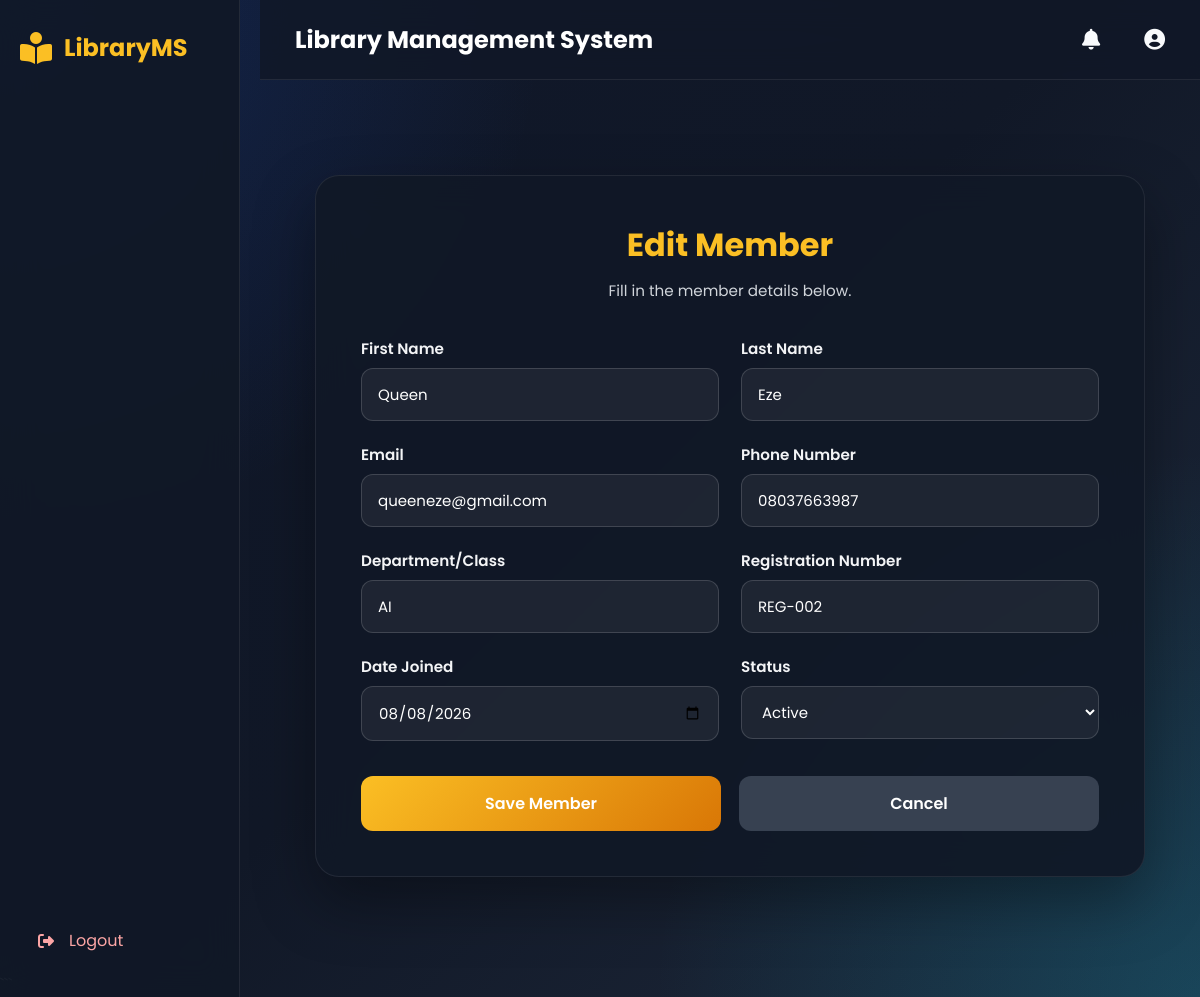
Screenshot of /members/edit/2/ with the database file from the repository.
### members/models.py (models this page shows, shortened)
class Member(models.Model):
    STATUS_CHOICES = [
        ("Active", "Active"),
        ("Inactive", "Inactive"),
    ]
    first_name = models.CharField(max_length=100, default="")
    last_name = models.CharField(max_length=100, default="")
    email = models.EmailField(unique=True)
    phone_number = models.CharField(max_length=20)
    department = models.CharField(max_length=100)
    registration_number = models.CharField(max_length=50, unique=True)
    date_joined = models.DateField(default=date.today)
    status = models.CharField(max_length=20, choices=STATUS_CHOICES, default="Active")

### members/views.py (the view)
# urls.py: path("edit/<int:pk>/", views.edit_member, name="edit_member"),
def edit_member(request, pk):
    member = get_object_or_404(Member, pk=pk)
    if request.method == "POST":
        form = MemberForm(request.POST, instance=member)
        if form.is_valid():
            form.save()
            return redirect("member_list")
    else:
        form = MemberForm(instance=member)
    return render(request, "members/member_form.html", {"form": form})

### members/forms.py
class MemberForm(forms.ModelForm):
    class Meta:
        model = Member
        fields = [
            "first_name",
            "last_name",
            "email",
            "phone_number",
            "department",
            "registration_number",
            "date_joined",
            "status",
        ]
        widgets = {
            "first_name": forms.TextInput(attrs={"placeholder": "First name"}),
            "last_name": forms.TextInput(attrs={"placeholder": "Last name"}),
            "email": forms.EmailInput(attrs={"placeholder": "member@example.com"}),
            "phone_number": forms.TextInput(attrs={"placeholder": "Phone number"}),
            "department": forms.TextInput(attrs={"placeholder": "Department or class"}),
            "registration_number": forms.TextInput(attrs={"placeholder": "e.g. REG-001"}),
            "date_joined": forms.DateInput(attrs={"type": "date"}),
        }

### templates/members/member_form.html (shortened to what this page needs)
{% extends "base.html" %}
{% load static %}
{% block extra_css %}
<link rel="stylesheet" href="{% static 'css/member/member_form.css' %}">
{% endblock %}
{% block content %}
<div class="book-form-container">
    <div class="book-card">
        <h1>
            {% if form.instance.pk %}
                Edit Member
            {% else %}
                Add New Member
            {% endif %}
        </h1>
        <p>Fill in the member details below.</p>
        <form method="POST">
            <div class="form-grid">
                <div class="form-group">
                    <label for="id_first_name">First Name</label>
                    {{ form.first_name }}
                </div>
                <div class="form-group">
                    <label for="id_last_name">Last Name</label>
                    {{ form.last_name }}
                </div>
                <div class="form-group">
                    <label for="id_email">Email</label>
                    {{ form.email }}
                </div>
                <div class="form-group">
                    <label for="id_phone_number">Phone Number</label>
                    {{ form.phone_number }}
                </div>
                <div class="form-group">
                    <label for="id_department">Department/Class</label>
                    {{ form.department }}
                </div>
                <div class="form-group">
                    <label for="id_registration_number">Registration Number</label>
                    {{ form.registration_number }}
                </div>
                <div class="form-group">
                    <label for="id_date_joined">Date Joined</label>
                    {{ form.date_joined }}
                </div>
                <div class="form-group">
                    <label for="id_status">Status</label>
                    {{ form.status }}
                </div>
            </div>
            <div class="form-buttons">
                <button type="submit" class="save-btn">Save Member</button>
                <a href="{% url 'member_list' %}" class="cancel-btn">Cancel</a>
            </div>
        </form>
    </div>
</div>
{% endblock %}

### static/css/base.css (style rules this page uses)
* { margin:0; padding:0; box-sizing:border-box; }
body { font-family:'Poppins',sans-serif; background: radial-gradient(circle at top left,#2563eb33,transparent 35%), radial-gradient(circle at bottom right,#06b6d433,transparent 35%), linear-gradient(135deg,#0f172a,#111827,#1e293b); color:var(--text); min-height:100vh; overflow-x:hidden; }
a { text-decoration:none; color:inherit; }
button,input,textarea,select { font-family:inherit; }
input, select, textarea { width:100%; padding:14px 16px; border:1px solid rgba(255,255,255,.08); border-radius:12px; background:#1e293b; color:var(--text); transition:.3s; }

### static/css/member/member_form.css (style rules this page uses)
.book-form-container { min-height:100vh; display:flex; justify-content:center; align-items:center; padding:60px 20px; }
.book-card { width:100%; max-width:900px; background:rgba(17,24,39,.92); backdrop-filter:blur(18px); border:1px solid rgba(255,255,255,.08); border-radius:24px; padding:45px; box-shadow:0 25px 60px rgba(0,0,0,.35); animation:fadeUp .6s ease; }
.book-card h1 { font-size:2rem; color:#fbbf24; text-align:center; margin-bottom:10px; }
.book-card p { color:#d1d5db; text-align:center; margin-bottom:35px; font-size:.95rem; }
.form-grid { display:grid; grid-template-columns:repeat(2,1fr); gap:22px; }
.form-group { display:flex; flex-direction:column; }
.form-group label { color:#f3f4f6; margin-bottom:8px; font-weight:600; font-size:.95rem; }
.form-group input, .form-group select, .form-group textarea { width:100%; padding:14px 16px; border-radius:12px; border:1px solid rgba(255,255,255,.15); background:rgba(255,255,255,.06); color:#fff; font-size:15px; transition:.3s; }
.form-group input::placeholder, .form-group textarea::placeholder { color:#9ca3af; }
.form-buttons { display:flex; gap:18px; margin-top:35px; }
.save-btn { flex:1; padding:15px; border:none; border-radius:12px; background:linear-gradient(135deg,#fbbf24,#d97706); color:#fff; font-size:16px; font-weight:600; cursor:pointer; transition:.3s; }
.cancel-btn { flex:1; padding:15px; border-radius:12px; background:#374151; color:white; text-decoration:none; text-align:center; font-weight:600; transition:.3s; }

### rows the page displays
Member: first_name "Queen", last_name "Eze", email "queeneze@gmail.com", phone_number "08037663987", department "AI", registration_number "REG-002", date_joined "08/08/2026", status "Active"
